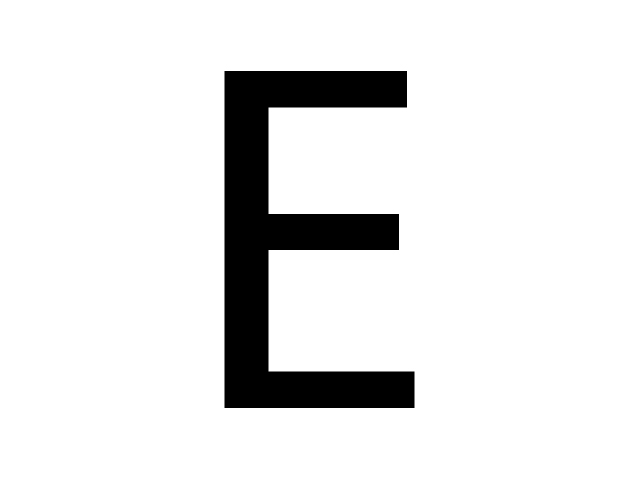
%> input picture text b on w.jpg, 640 x 480 px
$ octave SWTTest.m   (GNU Octave 9; MATLAB toolbox functions it lacks are replaced by stand-ins)
%> lines starting %> are read from the running program, lines starting %| are printed output that depends on the picture; in (x1, y1, x2, y2) boxes, pixels count from 0 and x2, y2 are one past the last pixel; in counts of white or black regions, pixels touching at a corner belong together; the program's own positions count from 1
% Read in image
im = imread('text b on w.jpg');
%> im is the input picture: size 480x640x3 uint8; min 0, max 255, mean 230.2
%figure, imshow(im), title('Original Image');

% Convert image to gray scale
im = im2double(rgb2gray(im));
%> im: size 480x640 double
%figure, imshow(im), title('Black and White Image');

% Find edges using canny edge dector
edgeMap = edge(im, 'canny');
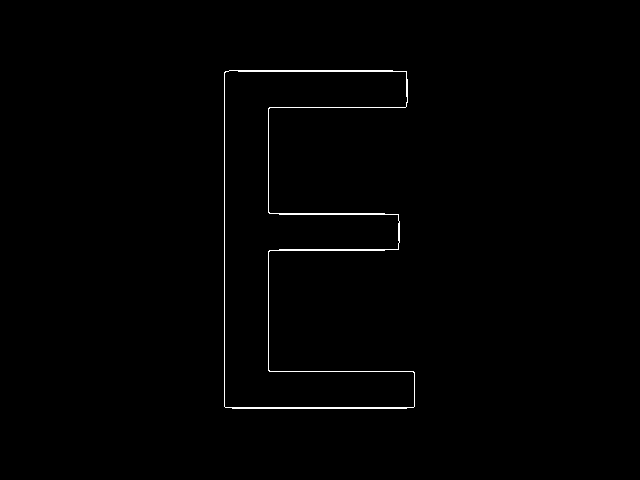
%> edgeMap: size 480x640 logical; 0.7% white in thin lines or dots, all inside (x1, y1, x2, y2) = (224, 70, 415, 409)
%figure, imshow(edgeMap), title('Edges Using Canny');

% Get all edge pixel postitions
[edgePointRows, edgePointCols] = find(edgeMap);
%> edgePointRows = 2162 values from 71 to 409; edgePointCols = 2162 values from 225 to 415

% Find gradient horizontal and vertical gradient
sobelMask = fspecial('sobel');
dx = imfilter(im,sobelMask);
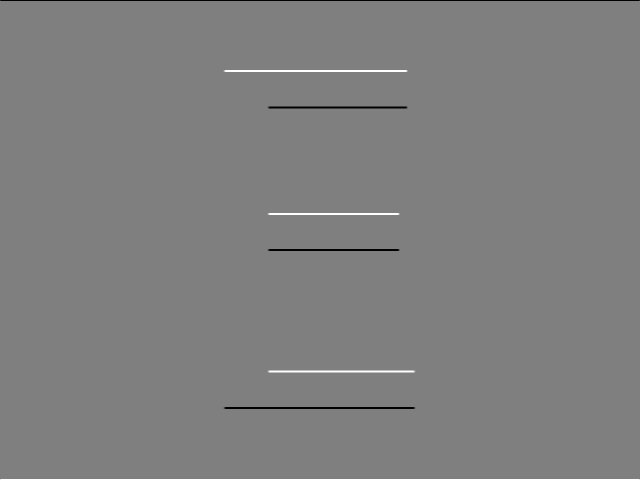
%> dx: size 480x640 double; min -4, max 4, mean 0; drawn with min black and max white
dy = imfilter(im,sobelMask');
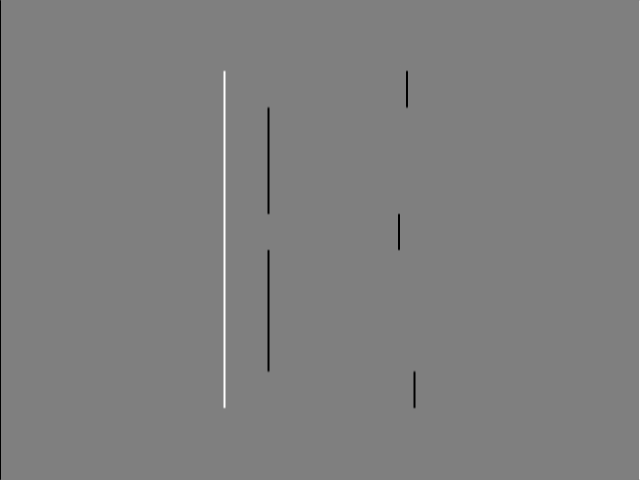
%> dy: size 480x640 double; min -4, max 4, mean 0; mean of the top-left, top-right, bottom-left and bottom-right quarters -0.00598, 0.00598, -0.00764, 0.00764; drawn with min black and max white
%figure, imshow(dx, []), title('Horizontal Gradient Image');
%figure, imshow(dy, []), title('Vertical Gradient Image');

% Initializing matrix of gradient direction
theta = zeros(size(edgeMap,1),size(edgeMap,2));

% Calculating theta, gradient direction, for each pixel on the image.
% ***This can be optimized by using edgePointCols and edgePointRows
% instead.***
for i=1:size(edgeMap,1)
    for j=1:size(edgeMap,2)
        if edgeMap(i,j) == 1
            theta(i,j) = atan2(dy(i,j),dx(i,j));
        end
    end
end

% Getting size of the image
[m,n] = size(edgeMap);
%> m = 480; n = 640

% Initializing Stoke Width array with infinity
swtMap = zeros(m,n);
for i=1:m
    for j=1:n
        swtMap(i,j) = inf;
    end
end
%> swtMap: size 480x640 double; every value is NaN or infinite

% Set the maximum stroke width, this number is variable for now but must be
% made to be more dynamic in the future
maxStrokeWidth = 300;

step = 1;
initialX = 106;
initialY = 224;
isStroke = 0;
initialTheta = theta(initialX,initialY);
%> initialTheta = 0
sizeOfRay = 0;
pointOfRayX = zeros(maxStrokeWidth,1);
pointOfRayY = zeros(maxStrokeWidth,1);

% Record first point of the ray
pointOfRayX(sizeOfRay+1) = initialX;
pointOfRayY(sizeOfRay+1) = initialY;

sizeOfRay = sizeOfRay + 1;

% Follow the ray
while step < maxStrokeWidth
    nextX = round(initialX + cos(initialTheta) * step);
    nextY = round(initialY + sin(initialTheta) * step);

    step = step + 1;

    % Record next point of the ray
    pointOfRayX(sizeOfRay+1) = nextX;
    pointOfRayY(sizeOfRay+1) = nextY;

    % Increase size of the ray
    sizeOfRay = sizeOfRay + 1;

    % Another edge pixel has been found
    if edgeMap(nextX,nextY)

        oppositeTheta = theta(nextX,nextY);

        % Gradient direction roughtly opposite
        if abs(abs(initialTheta - oppositeTheta) - pi) < pi/2
            isStroke = 1;
        end

        break
    end
end
%> after the loop, isStroke = 0; pointOfRayX = 300 values from 106 to 405; pointOfRayY = 300 values from 224 to 224; sizeOfRay = 300; step = 300

% Edge pixel is part of stroke
if isStroke

    % Calculate stoke width
    strokeWidth = sqrt((nextX - initialX)^2 + (nextY - initialY)^2);

    % Iterate all ray points and populate with stroke width
    for j=1:sizeOfRay
        swtMap(pointOfRayX(j),pointOfRayY(j)) = strokeWidth;
    end
end
